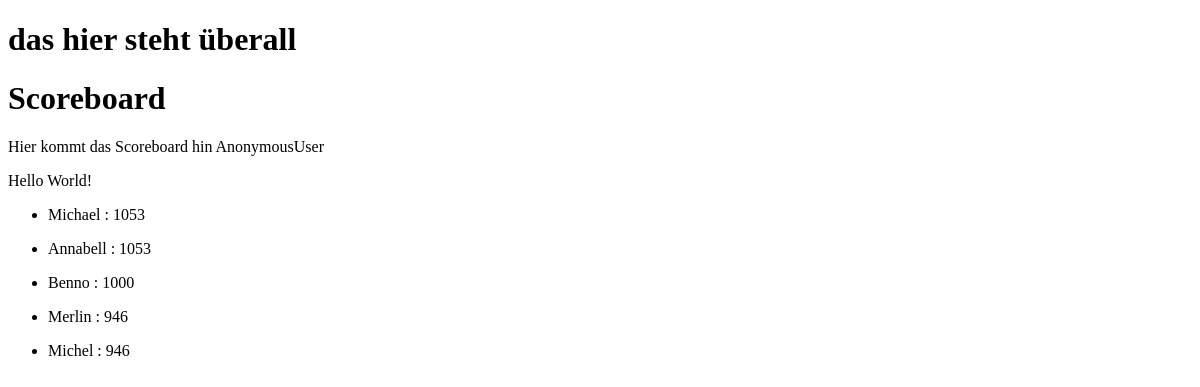
The app's page /, older data.
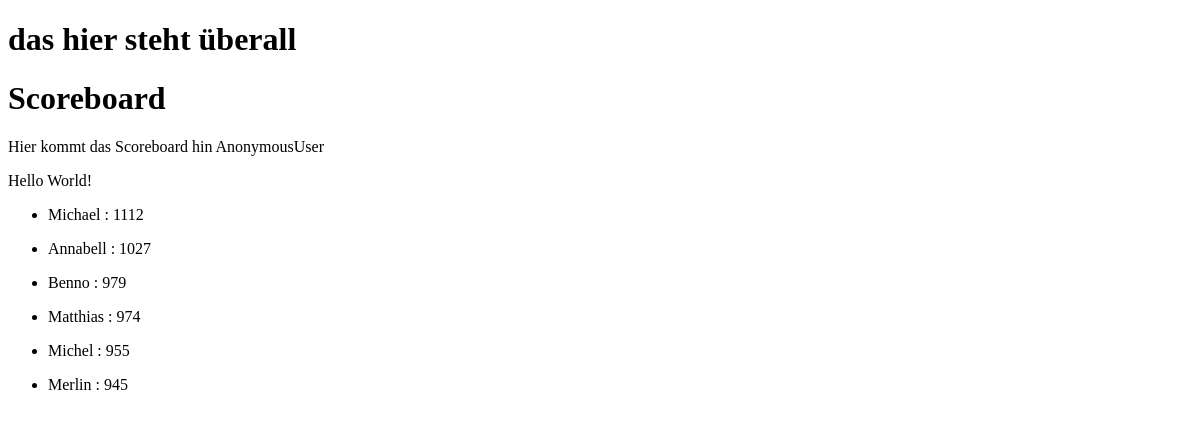
The same page, newer data.
### League/models.py (models this page shows, shortened)
class Player(models.Model):
    user = models.OneToOneField(User, on_delete=models.CASCADE, null=True, blank=True)
    first_name = models.CharField(max_length=100)
    last_name = models.CharField(max_length=100)
    email = models.EmailField(null=True,blank=True)
    is_active = models.BooleanField(default=True)
    match_count = models.IntegerField(default=0)
    kebap_count = models.IntegerField(default=0)

### League/views.py (the view)
# urls.py: path("", views.scoreboard, name="members"),
def scoreboard(request):
    ctx = {
        "text": "Hello World!",
        "scoreboard": Elo.objects.filter(
            id__in=Elo.objects.values("player")
            .annotate(max_id=models.Max("id"))
            .values("max_id")
        )
        .order_by("-value")
        .values("player__first_name", "value"),
    }
    return render(request, "League/scoreboard.html", ctx)

### League/templates/League/scoreboard.html
{% extends "League/base.html" %} {% block content %}
<h1>Scoreboard</h1>
Hier kommt das Scoreboard hin {{ request.user }}
<p>{{ text }}</p>
<ul>
  {% for entry in scoreboard %}
  <li>
    <p>{{ entry.player__first_name }} : {{ entry.value }}</p>
  </li>
  {% endfor %}
</ul>
{% endblock content %}

Row changes from the older to the newer data that the page shows:
changed Player "Michael": value "1053" → "1112"
changed Player "Annabell": value "1053" → "1027"
changed Player "Benno": value "1000" → "979"
added Player: player__first_name "Matthias", value "974"
changed Player "Michel": value "946" → "955"; moves up the list
changed Player "Merlin": value "946" → "945"
